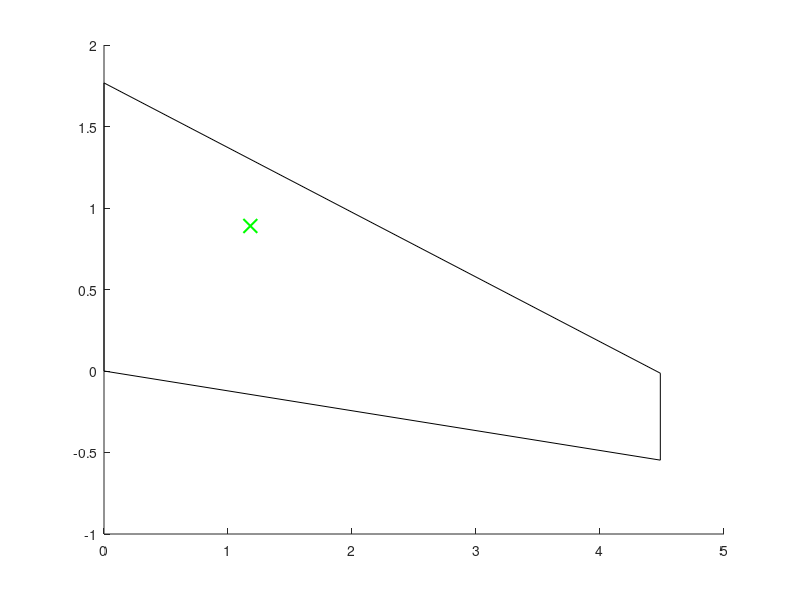

This figure's MATLAB source: (Note: this script raises an error after producing the figure.)
clear
clc
load('locations')
load('wing')
load('uc')

struct = wing;

offset_from_center = 1.18;


uc_lim = [5.56];



span_percent = (offset_from_center/(0.5*wing.b));
chord_offset = wing.Croot - ((wing.Croot-wing.Ctip )* span_percent);
LE_offset = offset_from_center*tand(wing.sweepLE);
TE_offset = offset_from_center*tand(wing.sweepTE);

uc_lim_transformed = uc_lim-(locations.x_wing+chord_offset);

figure 
hold on

rhs_wing = [0,0;
            0,struct.Croot;
            struct.b/2,struct.Croot - (0.5*struct.b * tand(struct.sweepLE));
            struct.b/2,(struct.Croot - (0.5*struct.b * tand(struct.sweepLE)) - struct.Ctip);
            0,0;
]
% lhs_wing = [0,0;
%             0,struct.Croot;
%             -struct.b/2,struct.Croot - (0.5*struct.b * tand(struct.sweepLE));
%             -struct.b/2,(struct.Croot - (0.5*struct.b * tand(struct.sweepLE)) - struct.Ctip);
%             0,0;
% ]

plot(rhs_wing(:,1),rhs_wing(:,2),'color','black');

plot(offset_from_center,mean(uc_lim_transformed),'x','color','green','markersize',10,'linewidth',1.5)

xline(offset_from_center,'--','color','blue')
xline(0.84,'-','Fuselage','color','red','linewidth',1.2)
yline(uc_lim_transformed(1),'--','color','blue')
yline(uc_lim_transformed(2),'--','color','blue')

grid on
grid minor
axis equal
